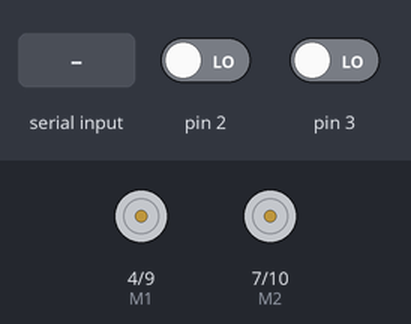
A sketch run on a simulated Arduino Uno, built with avr-gcc and run on an emulated ATmega328P. Shown: direction and speed pins drawn as motors (green arrow = direction pin HIGH = forward, orange = LOW = backward, longer = more drive). The test bench sets the inputs (shaded band); at power-on: pin 2 LOW, pin 3 LOW. What the sketch prints to the serial monitor is not drawn.

Above: at 1.2 s.
1.3 s: "t" received over Serial
At 1.7 s:
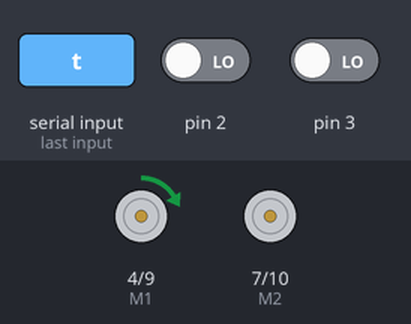
2.8 s: byte 112 ('p') received over Serial
At 4.0 s:
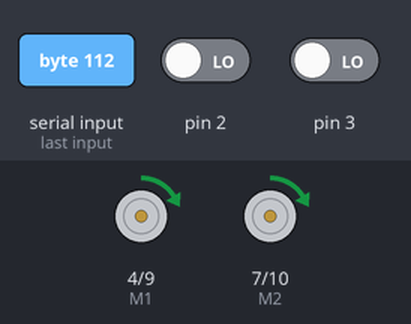
4.3 s: "g" received over Serial
At 5.1 s:
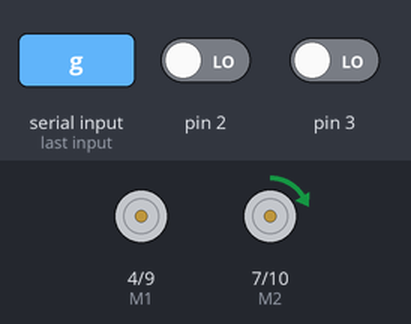
5.8 s: byte 104 ('h') received over Serial
At 6.3 s:
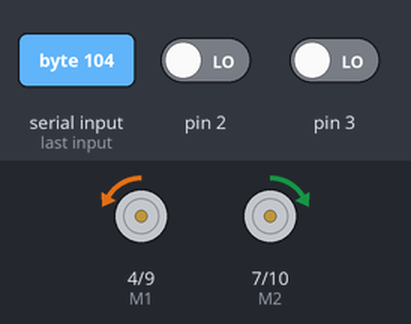
7.3 s: byte 108 ('l') received over Serial
At 8.5 s:
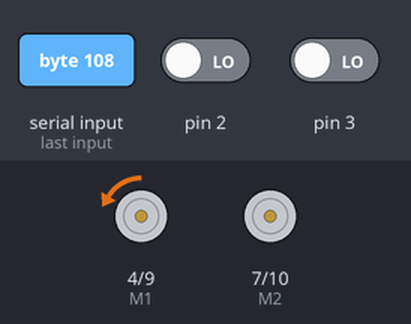
8.8 s: byte 107 ('k') received over Serial
At 9.8 s:
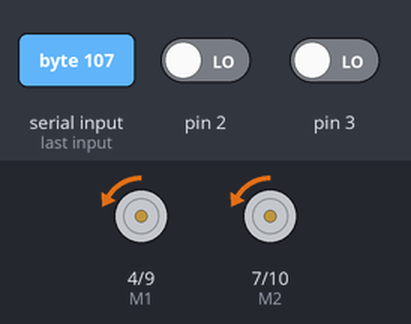
Timing chart, 0 to 11.3 s (numbered marks = the images above; inputs shaded):
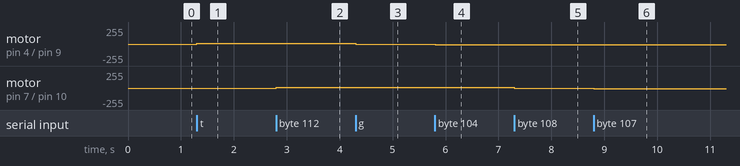

The sketch:

MotorsEncoderOk.ino
```cpp
/**
 **                     |_.-*| THOR 2015 |*-._|
 **
 **  [Test] We are using Timer2 in order to change PWM frequency > 30 KHz --> Noise Free.
 **
 **  Timer 1 :
 **           pin 9  (OC2B) -> M2
 **           pin 10 (OC2A) -> M1
 **
 **  Wiring:
 **           pin 4    :    M1 Dir
 **           pin 7    :    M2 Dir
 **           pin 2    :    Enc_M1_A
 **           pin 3    :    Enc_M2_A
 **           pin 5    :    Enc_M1_B
 **           pin 6    :    Enc_M2_B
 **
 */

int E1 = 9;     //M1 Speed Control
int E2 = 10;     //M2 Speed Control
int M1 = 4;     //M1 Direction Control
int M2 = 7;     //M1 Direction Control
int counter=0;

int speed1 = 0,speed2 = 0;

#define pinEncoderBS 5
#define pinEncoderBD 6

volatile int MSverso = 0;
volatile int MDverso = 0;

volatile long int SX_Enc_Ticks = 0;
volatile boolean SX_Enc_BSet;

volatile long int DX_Enc_Ticks = 0;
volatile boolean DX_Enc_BSet;


boolean verbose = true;
boolean rosSerial = true;
boolean printEnc = true;


// Timer settings
// Initialize Timer
void setupTimersAndEncoders()
{
  pinMode(4, OUTPUT);
  pinMode(7, OUTPUT);
  pinMode(10, OUTPUT);
  pinMode(9, OUTPUT);


  cli();

  //TCCR1A = 0;
  TCCR1B = 0;

  // No prescaler:
  TCCR1B |=  (1 << CS10);
  // Set CS20 and CS22 bits for 8 prescaler:
  //TCCR1B |=  (1 << CS11);
  // Set CS20 and CS22 bits for 64 prescaler:
  //TCCR1B |= (1 << CS10) | (1 << CS11);
  // Set CS20 and CS22 bits for 256 prescaler:
  //TCCR1B |= (1 << CS12);
  // Set CS20 and CS22 bits for 1024 prescaler:
  //TCCR1B |= (1 << CS12) | (1 << CS10);


  //OCR1A=maxPWM;

  // Define encoder pin Interrupt
  attachInterrupt(0, MSencVel, RISING);
  attachInterrupt(1, MDencVel, RISING);
  // enable global interrupts:
  sei();

  // interrupt pins from encoders
  pinMode(2,INPUT);
  pinMode(3,INPUT);

  // Stop motors
  digitalWrite(E1,LOW);
  digitalWrite(E2,LOW);
  stopMotors();

  if (verbose)
  {
     Serial.println("[ OK ] Init PWMs");
  }
}

void setupSerial()
{
  //Set Baud Rate
  Serial.begin(115200);
}

void setup(void)
{
  setupTimersAndEncoders();
  setupSerial();

}

void loop(void)
{
  motorsRoutine();
  updateEncoders();
  SerialRoutine();
  handleOverflow();
}

void motorsRoutine()
{
  if (speed1>=0)
    avanceM1(speed1);
  else
    arriereM1(-speed1);
  if (speed2 >=0)
    avanceM2(speed2);
  else
    arriereM2(-speed2);
}

void updateEncoders()
{
  if (printEnc)
  {
    Serial.print("e");
    Serial.print("\t");
    Serial.print(SX_Enc_Ticks);
    Serial.print("\t");
    Serial.println(DX_Enc_Ticks);
  }
}

void SerialRoutine()
{
 if(Serial.available())
 {
    char val = Serial.read();
    if(val != -1)
    {
      switch(val)
      {
        case 'w'://Move Forward
          speed1 = 255;
          speed2 = 255;
          advance (255,255);   //move forward in max speed
          break;

        case 's'://Move Backward
          back_off (255,255);   //move back in max speed
          break;
        case 'a'://Turn Left
          turn_L (100,100);
          break;

        case 'b'://Turn Left
          speed1 = 80;
          speed2 = 80;
          advance(80,80);
          break;
        case 'd'://Turn Right
          turn_R (100,100);
          break;
        case 'z':
          Serial.println("Hello");
          break;
        case 'x':
          stopMotors();
          break;


        case 't':
          speed1 = speed1 + 10;
          Serial.print("M1:    ");
          Serial.println(speed1);
          break;
        case 'g':
          speed1 = speed1 - 10;
          Serial.print("M1:    ");
          Serial.println(speed1);
          break;

        case 'y':
          speed1 = speed1 + 2;
          Serial.print("M1:    ");
          Serial.println(speed1);
          break;
        case 'h':
          speed1 = speed1 - 2;
          Serial.print("M1:    ");
          Serial.println(speed1);
          break;

        case 'p':
          speed2 = speed2 + 10;
          Serial.print("M2:    ");
          Serial.println(speed2);
          break;
        case 'l':
          speed2 = speed2 - 10;
          Serial.print("M2:    ");
          Serial.println(speed2);
          break;

        case 'o':
          speed2 = speed2 + 2;
          Serial.print("M2:    ");
          Serial.println(speed2);
          break;
        case 'k':
          speed2 = speed2 - 2;
          Serial.print("M2:    ");
          Serial.println(speed2);
          break;
        case 'n':
          printEnc = !printEnc;
          break;
      }
    }
    else
      stopMotors();
  }
}

void MSencVel()
{
  SX_Enc_BSet = digitalRead(pinEncoderBS);
  SX_Enc_Ticks -= SX_Enc_BSet ? -1:+1;
}

void MDencVel()
{
  DX_Enc_BSet = digitalRead(pinEncoderBD);
  DX_Enc_Ticks += DX_Enc_BSet ? -1:+1;
}


void handleOverflow()
{
  //handles overflow OK
  if(abs(DX_Enc_Ticks)>60000)
  {
    DX_Enc_Ticks=0;
    //M1oldPos = -M1deltaPos;
    //Serial.println("overflow");
  }
  if(abs(DX_Enc_Ticks)>60000)
  {
    DX_Enc_Ticks=0;
    //M2oldPos = -M2deltaPos;
    //Serial.println("overflow ");
  }
}


void stopMotors(void)                    //Stop
{
  digitalWrite(E1,0);
  digitalWrite(M1,LOW);
  digitalWrite(E2,0);
  digitalWrite(M2,LOW);
}
void advance(char a,char b)          //Move forward
{
  analogWrite (E1,a);      //PWM Speed Control
  digitalWrite(M1,HIGH);
  analogWrite (E2,b);
  digitalWrite(M2,HIGH);
}

void avanceM1(char a)          //Move forward
{
  analogWrite (E1,a);
  digitalWrite(M1,HIGH);
}

void arriereM1(char a)          //Move forward
{
  analogWrite (E1,a);
  digitalWrite(M1,LOW);
}

void avanceM2(char b)          //Move forward
{
  analogWrite (E2,b);
  digitalWrite(M2,HIGH);
}

void arriereM2(char b)          //Move forward
{
  analogWrite (E2,b);
  digitalWrite(M2,LOW);
}

void back_off (char a,char b)          //Move backward
{
  analogWrite (E1,a);
  digitalWrite(M1,LOW);
  analogWrite (E2,b);
  digitalWrite(M2,LOW);
}
void turn_L (char a,char b)             //Turn Left
{
  analogWrite (E1,a);
  digitalWrite(M1,LOW);
  analogWrite (E2,b);
  digitalWrite(M2,HIGH);
}
void turn_R (char a,char b)             //Turn Right
{
  analogWrite (E1,a);
  digitalWrite(M1,HIGH);
  analogWrite (E2,b);
  digitalWrite(M2,LOW);
}
```

Measured:
- after the input at 1.3 s, motor on pin 4 (M1) / pin 9 (E1): stopped → forward 10/255 at once
- after the input at 2.8 s, motor on pin 7 (M2) / pin 10 (E2): stopped → forward 10/255 at once
- after the input at 4.3 s, motor on pin 4 (M1) / pin 9 (E1): forward 10/255 → stopped at once
- after the input at 5.8 s, motor on pin 4 (M1) / pin 9 (E1): stopped → backward 10/255 at once
- after the input at 7.3 s, motor on pin 7 (M2) / pin 10 (E2): forward 10/255 → stopped at once
- after the input at 8.8 s, motor on pin 7 (M2) / pin 10 (E2): stopped → backward 10/255 at once
